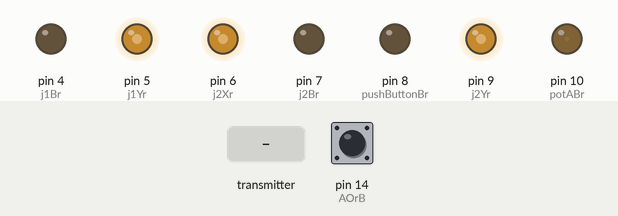
This sketch was run on a simulated Arduino Uno, built with avr-gcc and run on an emulated ATmega328P. On the bench: output pins drawn as LEDs (lit = HIGH). Inputs (shaded band) come from the test bench; at power-on: pin 14 (AOrB) HIGH. No radio packets arrive unless stated; pins used as bus, display or sensor lines are not drawn.

Above: at 1.2 s.
1.3 s: the transmitter starts sending j1Y = 0
At 2.5 s:
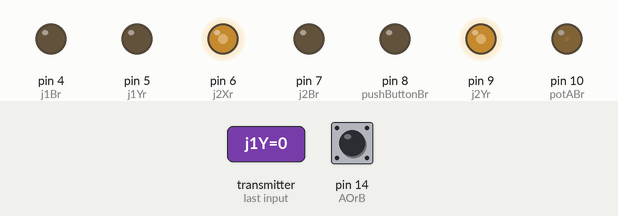
2.8 s: the transmitter starts sending j2X = 0
At 3.7 s:
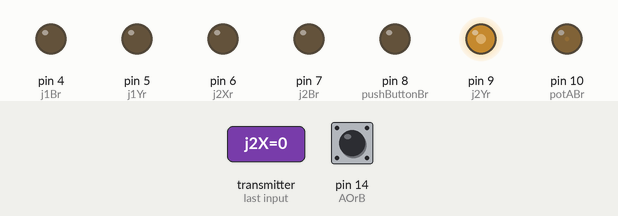
4.3 s: the transmitter starts sending j2Y = 0
At 4.9 s:
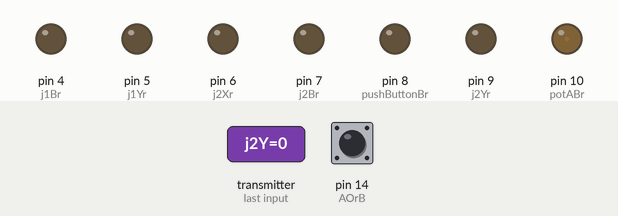
Timing chart, 0 to 7.3 s (numbered marks = the images above; inputs shaded):
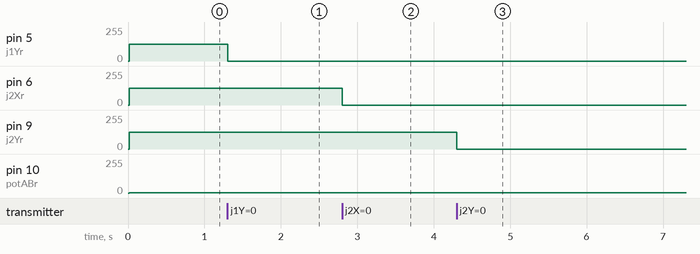

Measured:
- after the input at 1.3 s, pin 5 (j1Yr): 127/255 → 0/255 at once
- after the input at 2.8 s, pin 6 (j2Xr): 127/255 → 0/255 at once
- after the input at 4.3 s, pin 9 (j2Yr): 127/255 → 0/255 at once

The sketch:

RCReciever.ino
```cpp
#include <nRF24L01.h>
#include <RF24.h>
#include <SPI.h>

RF24 radio(2,3); //CE,CSN
const byte address[6] = "00001";

unsigned long lastReceiveTime = 0;
unsigned long currentTime = 0;

#define j1Xr 3
#define j1Yr 5
#define j1Br 4

#define j2Xr 6
#define j2Yr 9
#define j2Br 7

#define toggleSwitchAr 0
#define toggleSwitchBr 1

#define pushButtonAr 2
#define pushButtonBr 8

#define potABr 10

#define AOrB 14

struct Data_Package {
  byte j1X;
  byte j1Y;
  byte j1B;
  byte j2X;
  byte j2Y;
  byte j2B;
  byte potA;
  byte potB;
  byte toggleSwitchA;
  byte toggleSwitchB;
  byte pushButtonA;
  byte pushButtonB;
};

Data_Package data;

void setup() {

  Serial.begin(9600);
  radio.begin();
  radio.openReadingPipe(0,address);
  radio.setAutoAck(false);
  radio.setDataRate(RF24_250KBPS);
  radio.setPALevel(RF24_PA_LOW);
  radio.startListening();
  resetData();

  pinMode(j1Xr,OUTPUT);
  pinMode(j1Yr,OUTPUT);
  pinMode(j1Br,OUTPUT);

  pinMode(j2Xr,OUTPUT);
  pinMode(j2Yr,OUTPUT);
  pinMode(j2Br,OUTPUT);

  pinMode(toggleSwitchAr,OUTPUT);
  pinMode(toggleSwitchBr,OUTPUT);

  pinMode(pushButtonAr,OUTPUT);
  pinMode(pushButtonBr,OUTPUT);

  pinMode(potABr,OUTPUT);

}

void loop() {

  currentTime = millis();
  if(currentTime - lastReceiveTime > 1000){
    resetData();
  }

  if (radio.available() > 0){
    radio.read(&data, sizeof(Data_Package));
    lastReceiveTime = millis();
    }

  analogWrite(j1Xr,data.j1X);
  analogWrite(j2Xr,data.j2X);
  analogWrite(j1Yr,data.j1Y);
  analogWrite(j2Yr,data.j2Y);

  if (digitalRead(AOrB) == LOW){
    analogWrite(potABr,data.potA);
  }else{
    analogWrite(potABr,data.potB);
  }

  digitalWrite(j1Br,data.j1B);
  digitalWrite(j2Br,data.j2B);

  digitalWrite(toggleSwitchAr,data.toggleSwitchA);
  digitalWrite(toggleSwitchBr,data.toggleSwitchB);

  digitalWrite(pushButtonAr,data.pushButtonA);
  digitalWrite(pushButtonBr,data.pushButtonB);

}

void resetData(){

  data.j1X = 127;
  data.j1Y = 127;
  data.j1B = 0;
  data.j2X = 127;
  data.j2Y = 127;
  data.j2B = 0;
  data.potA = 1;
  data.potB = 1;
  data.toggleSwitchA = 0;
  data.toggleSwitchB = 0;
  data.pushButtonA = 0;
  data.pushButtonB = 0;

}
```
